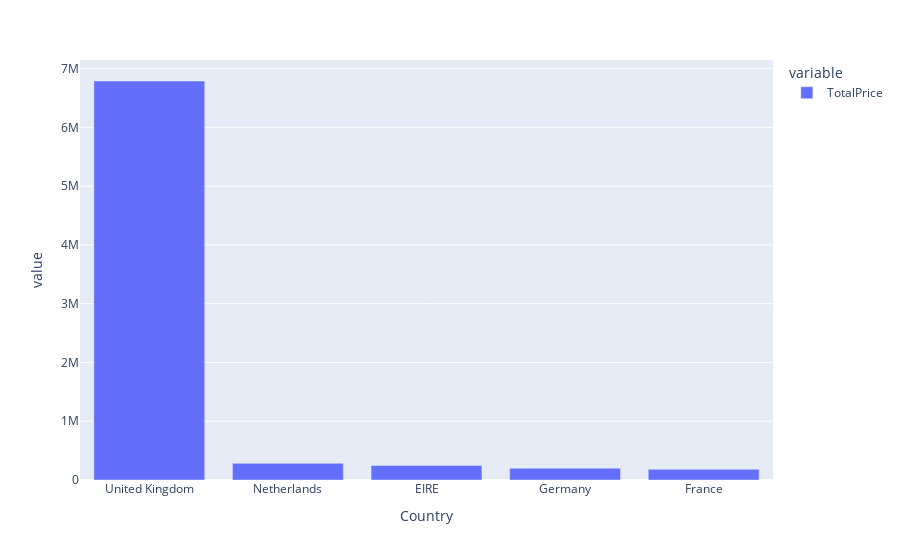

Notebook source saved alongside this figure:
### Markdown cell above
### Задание 4.4

Постройте визуализацию и выделите топ-3 стран, клиенты из которых приносят компании больше всего выручки:

### Code cell
country_df = data[['Country', 'TotalPrice']]

country_df = country_df.groupby('Country').sum()
country_df = country_df.sort_values('TotalPrice', ascending=False)
display(country_df.head())
fig = px.bar(country_df.head())
fig.show()

### Figure 1 — Plotly figure (JSON) as saved in the notebook; plotly's stock layout.template omitted (floating-point values rounded to 4 significant figures)
{"data": [{"alignmentgroup": "True", "hovertemplate": "variable=TotalPrice<br>Country=%{x}<br>value=%{y}<extra></extra>", "legendgroup": "TotalPrice", "marker": {"color": "#636efa", "pattern": {"shape": ""}}, "name": "TotalPrice", "offsetgroup": "TotalPrice", "orientation": "v", "showlegend": true, "textposition": "auto", "type": "bar", "x": ["United Kingdom", "Netherlands", "EIRE", "Germany", "France"], "xaxis": "x", "y": [6788000.0, 283400.0, 246900.0, 201100.0, 181600.0], "yaxis": "y"}], "layout": {"barmode": "relative", "legend": {"title": {"text": "variable"}, "tracegroupgap": 0}, "margin": {"t": 60}, "xaxis": {"anchor": "y", "domain": [0, 1], "title": {"text": "Country"}}, "yaxis": {"anchor": "x", "domain": [0, 1], "title": {"text": "value"}}}}
